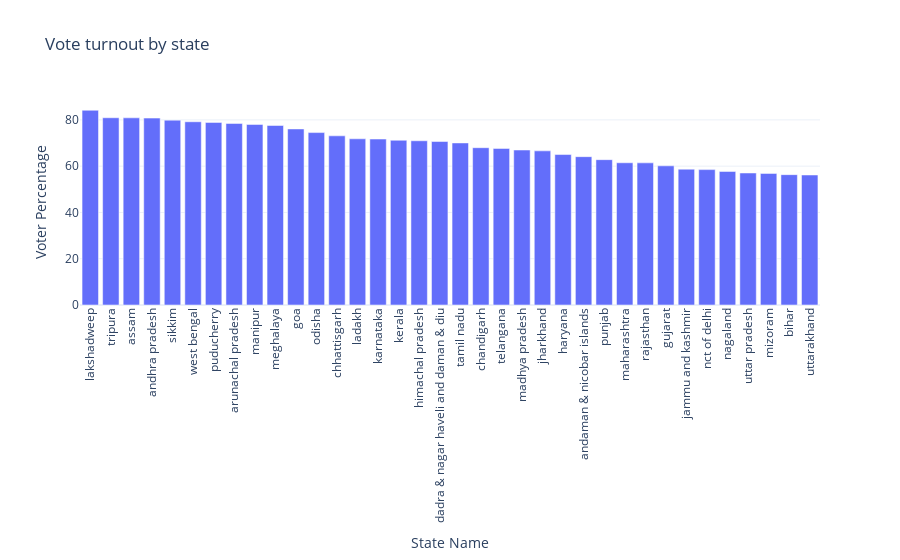

The cell this chart's notebook holds for it:
### Code cell
state_voter_turnout = results.groupby('State')['Polled (%)'].mean().reset_index()
#state_voter_turnout.head(100)

fig1 =  px.bar(state_voter_turnout,x = 'State', y = 'Polled (%)',title = 'Vote turnout by state', labels = {'State': 'State Name','Polled (%)':'Voter Percentage'} )
fig1.update_layout(xaxis = {'categoryorder': 'total descending'}, height=600, xaxis_tickangle = -90)
fig1.show()

### Figure 1 — Plotly figure (JSON) as saved in the notebook; plotly's stock layout.template omitted (floating-point values rounded to 4 significant figures)
{"data": [{"alignmentgroup": "True", "hovertemplate": "State Name=%{x}<br>Voter Percentage=%{y}<extra></extra>", "legendgroup": "", "marker": {"color": "#636efa", "pattern": {"shape": ""}}, "name": "", "offsetgroup": "", "orientation": "v", "showlegend": false, "textposition": "auto", "type": "bar", "x": ["andaman & nicobar islands", "andhra pradesh", "arunachal pradesh", "assam", "bihar", "chandigarh", "chhattisgarh", "dadra & nagar haveli and\ndaman & diu", "goa", "gujarat", "haryana", "himachal pradesh", "jammu and kashmir", "jharkhand", "karnataka", "kerala", "ladakh", "lakshadweep", "madhya pradesh", "maharashtra", "manipur", "meghalaya", "mizoram", "nagaland", "nct of delhi", "odisha", "puducherry", "punjab", "rajasthan", "sikkim", "tamil nadu", "telangana", "tripura", "uttar pradesh", "uttarakhand", "west bengal"], "xaxis": "x", "y": [64.1, 80.77, 78.45, 80.88, 56.33, 67.98, 73.11, 70.64, 76.08, 60.14, 65.02, 70.97, 58.7, 66.61, 71.71, 71.19, 71.82, 84.16, 66.97, 61.46, 78.03, 77.58, 56.87, 57.72, 58.5, 74.51, 78.9, 62.8, 61.43, 79.88, 70.04, 67.66, 80.92, 57.05, 56.18, 79.19], "yaxis": "y"}], "layout": {"autosize": true, "barmode": "relative", "legend": {"tracegroupgap": 0}, "title": {"text": "Vote turnout by state"}, "xaxis": {"anchor": "y", "autorange": true, "categoryorder": "total descending", "domain": [0, 1], "range": [-0.5, 35.5], "tickangle": -90, "title": {"text": "State Name"}, "type": "category"}, "yaxis": {"anchor": "x", "autorange": true, "domain": [0, 1], "range": [0, 88.59], "title": {"text": "Voter Percentage"}, "type": "linear"}}}
